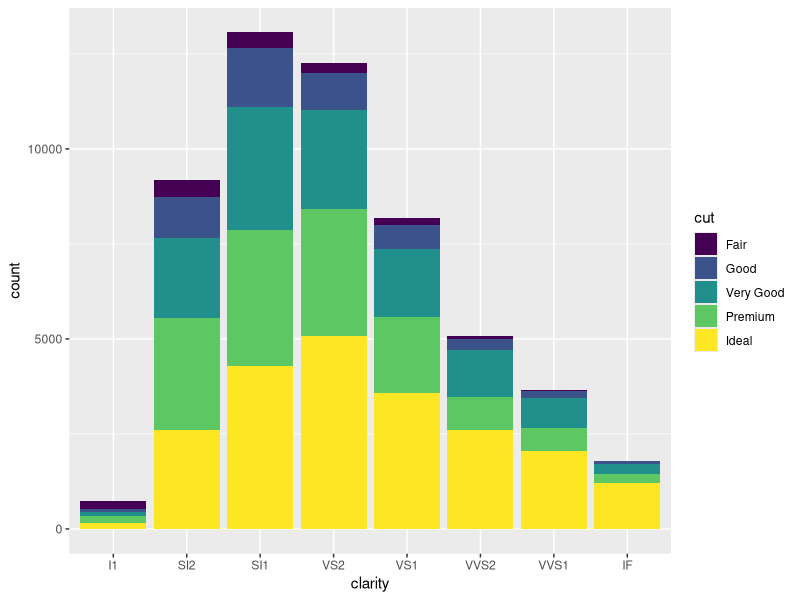
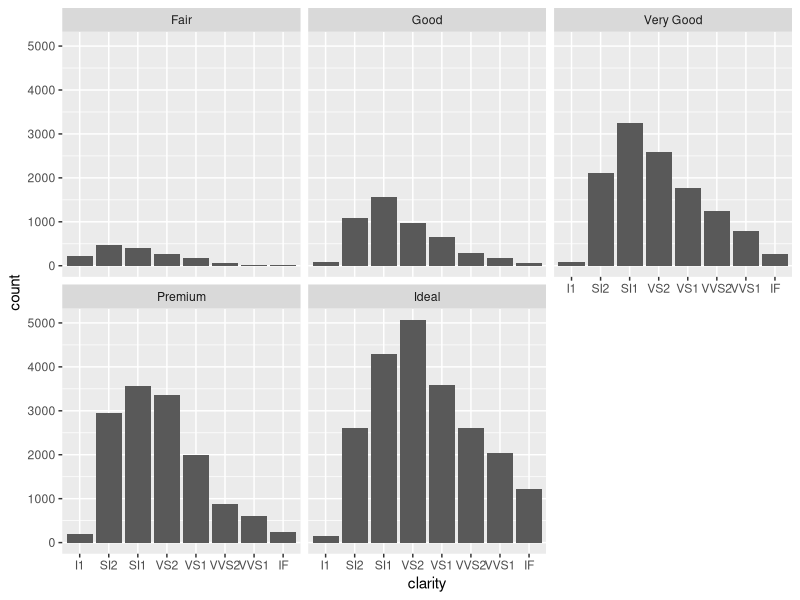
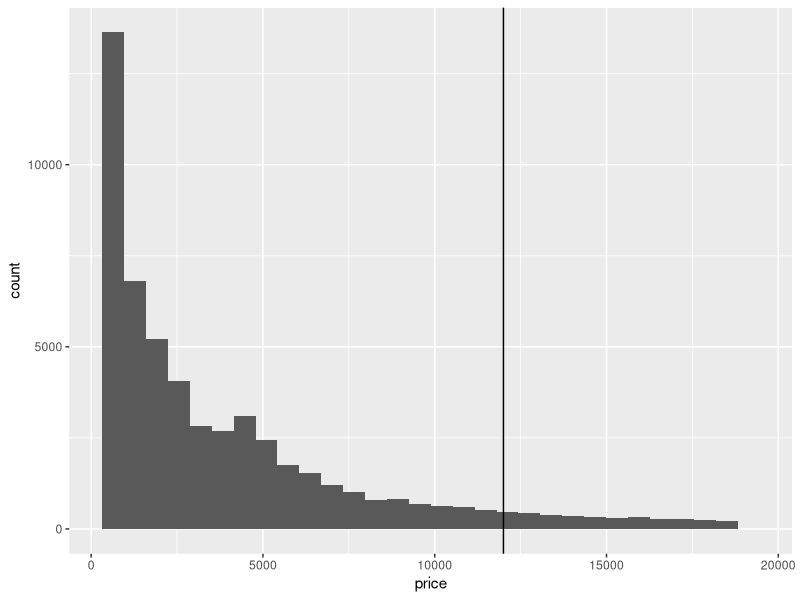
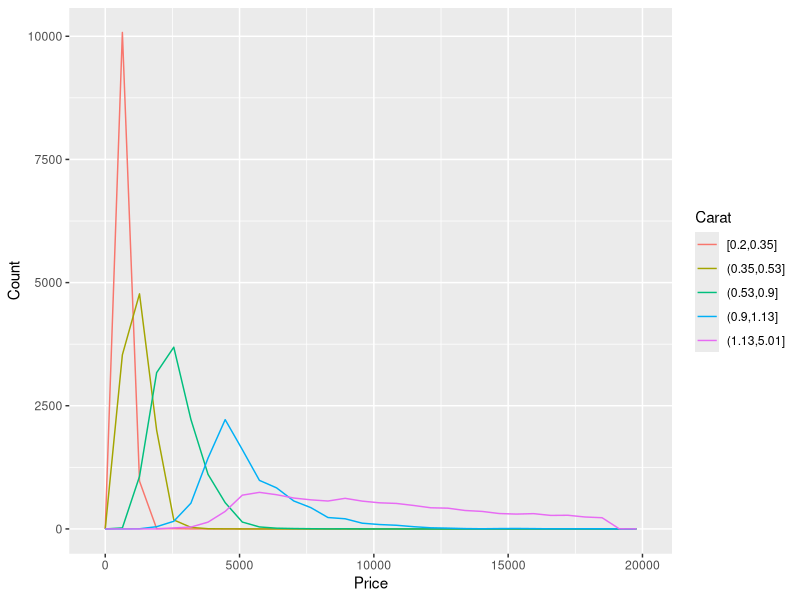
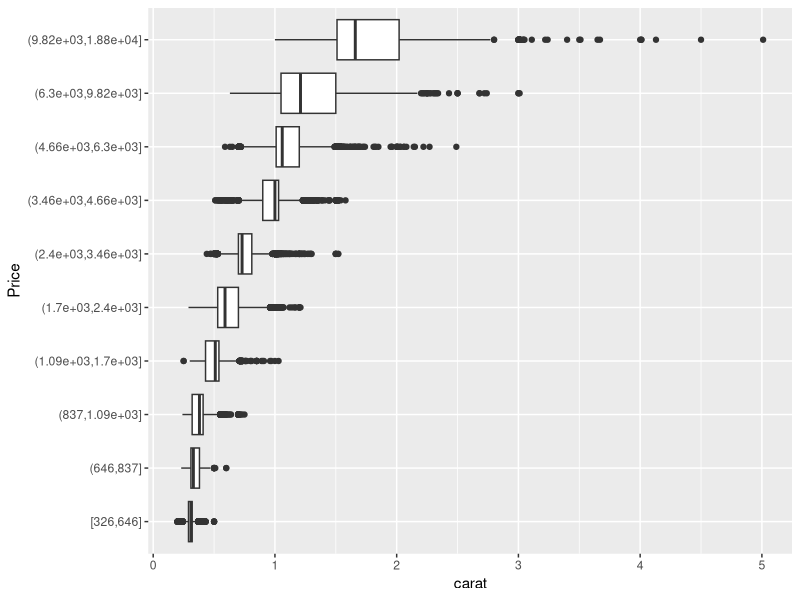
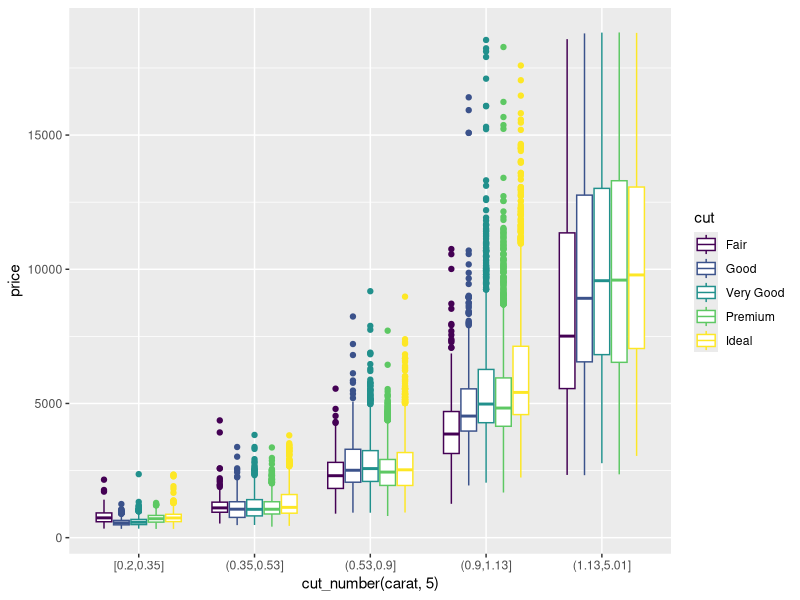

Reproduce these figures in R, in order.
require(ggplot2) # or load package first
data(diamonds)
head(diamonds) # look at the data!
#
ggplot(diamonds, aes(clarity, fill = cut)) +
  geom_bar()
ggplot(diamonds, aes(clarity)) +
  geom_bar() +
  facet_wrap(~cut)
ggplot(diamonds) +
  geom_histogram(aes(x = price)) +
  geom_vline(xintercept = 12000)

ggplot(
  data = diamonds,
  mapping = aes(color = cut_number(carat, 5), x = price)
) +
  geom_freqpoly() +
  labs(x = "Price", y = "Count", color = "Carat")

ggplot(diamonds, aes(x = cut_number(price, 10), y = carat)) +
  geom_boxplot() +
  coord_flip() +
  xlab("Price")

ggplot(diamonds, aes(x = cut_number(carat, 5), y = price, colour = cut)) +
  geom_boxplot()
